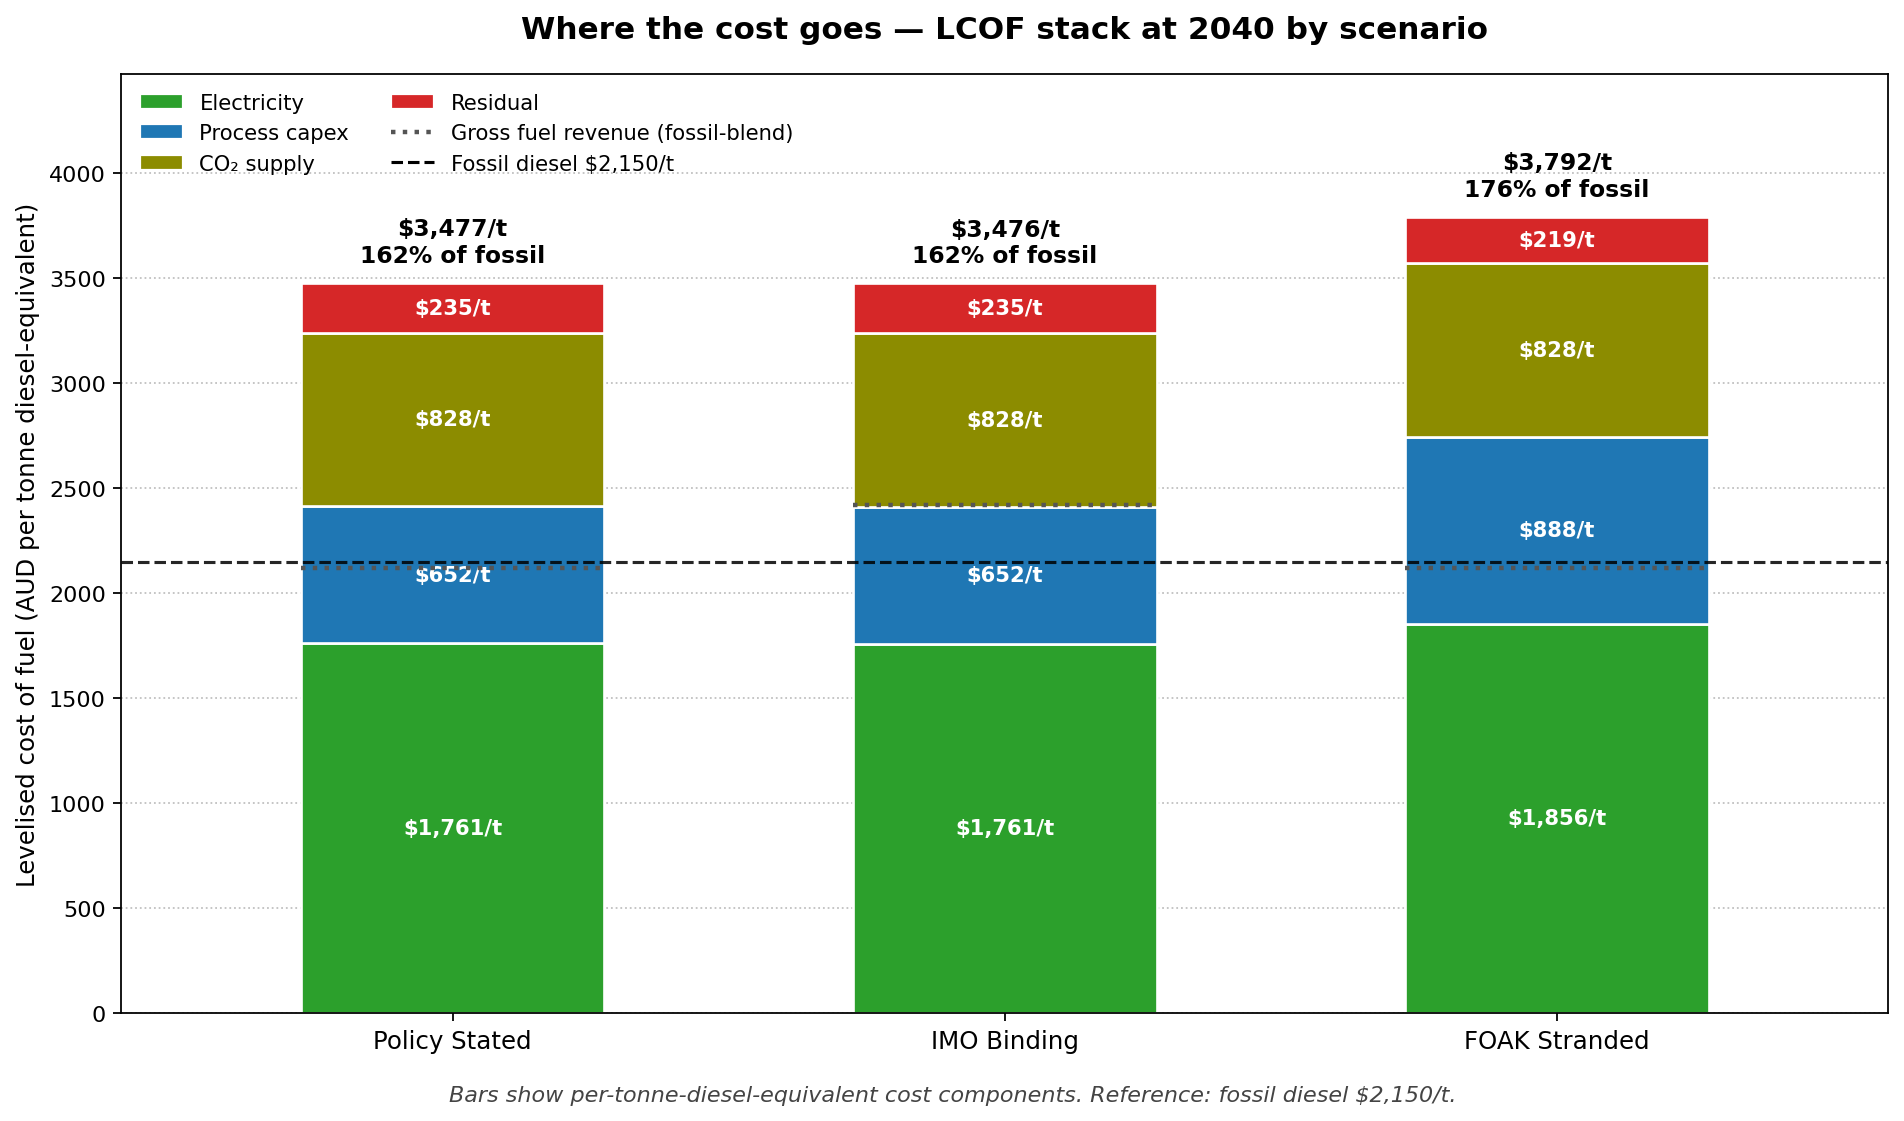

Write the Python code that produced this figure.
"""LCOF cost-stack waterfall at the 2040 model year, by scenario.

Problem: the LCOF headline number hides where the dollars actually go —
electricity, process capex, CO₂ supply, and the residual (refinery /
HCR / biofuel / heat capex). For a fuel-security investment case we
want a single page that shows the cost decomposition next to the
fossil-diesel benchmark.

What the chart shows: one figure with three vertical stacked bars, one
per scenario (``policy_stated``, ``imo_binding``, ``foak_stranded``).
Each bar is a per-tonne-diesel-equivalent cost stack with components,
bottom up:

  1. Electricity cost      (annual_power_cost / total_fuel_diesel_eq_t)
  2. Process capex          (annual_capex_process / total_fuel_diesel_eq_t)
  3. CO₂ supply cost        (annual_co2_cost / total_fuel_diesel_eq_t)
  4. Residual               (LCOF − sum_of_above; refinery/HCR/biofuel/heat)

Two reference horizontal lines: fossil diesel ($2,150/t) and the
gross fuel revenue (fossil_market_revenue_aud / total_fuel_diesel_eq_t).

Per-bar total label shows total LCOF in $/t and % vs fossil diesel.

Usage:
    uv run python chart_cost_stack.py \\
        --csv trajectory.csv \\
        --out chart_cost_stack.png \\
        --year 2040
"""
from __future__ import annotations

import argparse
from pathlib import Path

import matplotlib.pyplot as plt
import matplotlib.patches as mpatches
import numpy as np
import pandas as pd

HERE = Path(__file__).parent
TRAJ_CSV = HERE / "trajectory.csv"

# LHV (MWh/t) — used to convert mixed product slate to diesel-equivalent tonnes.
LHV_MWH_PER_T = {
    "naphtha": 12.222,
    "kero":    11.944,
    "diesel":  11.889,
    "wax":     11.611,
}
DIESEL_LHV_MWH_PER_T = 11.89
FOSSIL_DIESEL_AUD_PER_T = 2_150.0

SCENARIO_ORDER = ["policy_stated", "imo_binding", "foak_stranded"]
SCENARIO_LABELS = {
    "policy_stated": "Policy Stated",
    "imo_binding":   "IMO Binding",
    "foak_stranded": "FOAK Stranded",
}

# Stacked-component palette (consistent across scenarios).
COMPONENT_COLOURS = {
    "Electricity":   "#2ca02c",
    "Process capex": "#1f77b4",
    "CO₂ supply":    "#8c8c00",
    "Residual":      "#d62728",
}
COMPONENT_ORDER = ["Electricity", "Process capex", "CO₂ supply", "Residual"]


def _dollars_M(x: float) -> str:
    if abs(x) >= 1e9:
        return f"${x/1e9:.2f} B"
    return f"${x/1e6:.0f} M" if abs(x) >= 1e7 else f"${x/1e6:.1f} M"


def _diesel_eq_tonnes(row: pd.Series) -> float:
    """Convert a multi-product fuel slate to diesel-equivalent tonnes via LHV."""
    energy_mwh = (
        float(row.get("naphtha_tonnes", 0.0) or 0.0) * LHV_MWH_PER_T["naphtha"]
        + float(row.get("kero_tonnes",    0.0) or 0.0) * LHV_MWH_PER_T["kero"]
        + float(row.get("diesel_tonnes",  0.0) or 0.0) * LHV_MWH_PER_T["diesel"]
        + float(row.get("wax_tonnes",     0.0) or 0.0) * LHV_MWH_PER_T["wax"]
    )
    return energy_mwh / DIESEL_LHV_MWH_PER_T


def build_stack(df: pd.DataFrame, year: int) -> pd.DataFrame:
    """One row per scenario at ``year`` with $/t-diesel-eq components + totals."""
    rows: list[dict] = []
    for scen in SCENARIO_ORDER:
        sub = df[(df["scenario"] == scen) & (df["year"] == year)]
        if sub.empty:
            raise SystemExit(
                f"No row for scenario={scen!r} year={year} in input CSV."
            )
        r = sub.iloc[0]
        deq_t = _diesel_eq_tonnes(r)
        if deq_t <= 0:
            raise SystemExit(
                f"diesel-equivalent tonnes is zero for {scen} {year}."
            )

        elec_per_t   = float(r["annual_power_cost"])    / deq_t
        capex_per_t  = float(r["annual_capex_process"]) / deq_t
        co2_per_t    = float(r["annual_co2_cost"])      / deq_t
        lcof         = float(r["lcof"])
        residual     = lcof - (elec_per_t + capex_per_t + co2_per_t)
        revenue_per_t = float(r["fossil_market_revenue_aud"]) / deq_t

        rows.append({
            "scenario":      scen,
            "diesel_eq_t":   deq_t,
            "Electricity":   elec_per_t,
            "Process capex": capex_per_t,
            "CO₂ supply":    co2_per_t,
            "Residual":      residual,
            "lcof":          lcof,
            "revenue_per_t": revenue_per_t,
            "annual_power_cost":    float(r["annual_power_cost"]),
            "annual_capex_process": float(r["annual_capex_process"]),
            "annual_co2_cost":      float(r["annual_co2_cost"]),
        })
    return pd.DataFrame.from_records(rows)


def plot_cost_stack(stack: pd.DataFrame, year: int, out: Path) -> None:
    fig, ax = plt.subplots(figsize=(12, 7), dpi=160)

    x_positions = np.arange(len(stack))
    bar_width = 0.55
    x_labels = [SCENARIO_LABELS.get(s, s) for s in stack["scenario"]]

    bottom = np.zeros(len(stack))
    for comp in COMPONENT_ORDER:
        vals = stack[comp].values.astype(float)
        ax.bar(
            x_positions, vals, bottom=bottom, width=bar_width,
            color=COMPONENT_COLOURS[comp], edgecolor="white", linewidth=1.2,
            label=comp, zorder=2,
        )
        # Annotate each segment with its $/t value if > $200/t.
        for i, v in enumerate(vals):
            if v > 200:
                ax.text(
                    x_positions[i], bottom[i] + v / 2.0,
                    f"${v:,.0f}/t",
                    ha="center", va="center", fontsize=9.5,
                    fontweight="bold", color="white", zorder=3,
                )
        bottom = bottom + vals

    # Per-bar total label on top: total LCOF in $/t and % vs fossil.
    ymax_data = float(bottom.max())
    pad = ymax_data * 0.02
    for i, (_, row) in enumerate(stack.iterrows()):
        tot = float(row["lcof"])
        pct = 100.0 * tot / FOSSIL_DIESEL_AUD_PER_T
        ax.text(
            x_positions[i], tot + pad,
            f"${tot:,.0f}/t\n{pct:,.0f}% of fossil",
            ha="center", va="bottom", fontsize=10.5, fontweight="bold",
        )

    # Reference horizontal line: fossil diesel. Labelled in the legend
    # below — keeping a duplicate floating annotation pushed it outside
    # the plot area at this aspect ratio.
    ax.axhline(
        FOSSIL_DIESEL_AUD_PER_T, color="black", linestyle="--",
        linewidth=1.4, alpha=0.85, zorder=4,
    )

    # Reference: gross fuel revenue per bar (fossil-blend product slate).
    rev_label_added = False
    for i, (_, row) in enumerate(stack.iterrows()):
        rev = float(row["revenue_per_t"])
        ax.hlines(
            rev,
            x_positions[i] - bar_width / 2, x_positions[i] + bar_width / 2,
            colors="#555555", linestyles=":", linewidth=2.0, zorder=4,
            label="Gross fuel revenue (fossil-blend)" if not rev_label_added else None,
        )
        rev_label_added = True

    # X axis.
    ax.set_xticks(x_positions)
    ax.set_xticklabels(x_labels, fontsize=11)
    ax.set_xlim(-0.6, len(stack) - 0.4)

    # Y axis.
    ymax = max(ymax_data, FOSSIL_DIESEL_AUD_PER_T) * 1.18
    ax.set_ylim(0, ymax)
    ax.set_ylabel("Levelised cost of fuel (AUD per tonne diesel-equivalent)",
                  fontsize=11)
    ax.grid(axis="y", linestyle=":", color="gray", alpha=0.5)
    ax.set_axisbelow(True)

    # Title.
    ax.set_title(
        f"Where the cost goes — LCOF stack at {year} by scenario",
        fontsize=14, fontweight="bold", pad=16,
    )

    # Legend (components + revenue line).
    handles = [
        mpatches.Patch(facecolor=COMPONENT_COLOURS[c], edgecolor="white",
                       label=c) for c in COMPONENT_ORDER
    ]
    handles.append(plt.Line2D([0], [0], color="#555555", linestyle=":",
                              linewidth=2.0,
                              label="Gross fuel revenue (fossil-blend)"))
    handles.append(plt.Line2D([0], [0], color="black", linestyle="--",
                              linewidth=1.4,
                              label=f"Fossil diesel ${FOSSIL_DIESEL_AUD_PER_T:,.0f}/t"))
    ax.legend(handles=handles, loc="upper left", fontsize=9.5,
              frameon=False, ncol=2)

    # Subtitle (matplotlib fig.text).
    fig.text(
        0.5, 0.005,
        "Bars show per-tonne-diesel-equivalent cost components. "
        f"Reference: fossil diesel ${FOSSIL_DIESEL_AUD_PER_T:,.0f}/t.",
        ha="center", va="bottom", fontsize=10, style="italic",
        color="#444444",
    )

    fig.tight_layout(rect=[0, 0.03, 1, 1])
    fig.savefig(out, dpi=160, bbox_inches="tight")
    plt.close(fig)
    print(f"wrote {out}")


def main() -> None:
    ap = argparse.ArgumentParser(description=__doc__)
    ap.add_argument("--csv", default="trajectory.csv")
    ap.add_argument("--out", default="chart_cost_stack.png")
    ap.add_argument("--year", type=int, default=2040)
    args = ap.parse_args()

    csv_path = Path(args.csv)
    if not csv_path.is_absolute():
        csv_path = HERE / csv_path
    out_path = Path(args.out)
    if not out_path.is_absolute():
        out_path = HERE / out_path

    df = pd.read_csv(csv_path)
    if "scenario" not in df.columns or "year" not in df.columns:
        raise SystemExit(
            f"Input CSV missing 'scenario' or 'year': {csv_path}"
        )

    stack = build_stack(df, args.year)

    # Pretty-print the per-scenario decomposition for the log.
    print(f"LCOF cost stack at {args.year} (AUD per tonne diesel-equivalent):")
    cols = ["scenario", "Electricity", "Process capex", "CO₂ supply",
            "Residual", "lcof", "revenue_per_t", "diesel_eq_t"]
    with pd.option_context("display.float_format", "{:,.1f}".format):
        print(stack[cols].to_string(index=False))

    plot_cost_stack(stack, args.year, out_path)


if __name__ == "__main__":
    main()
